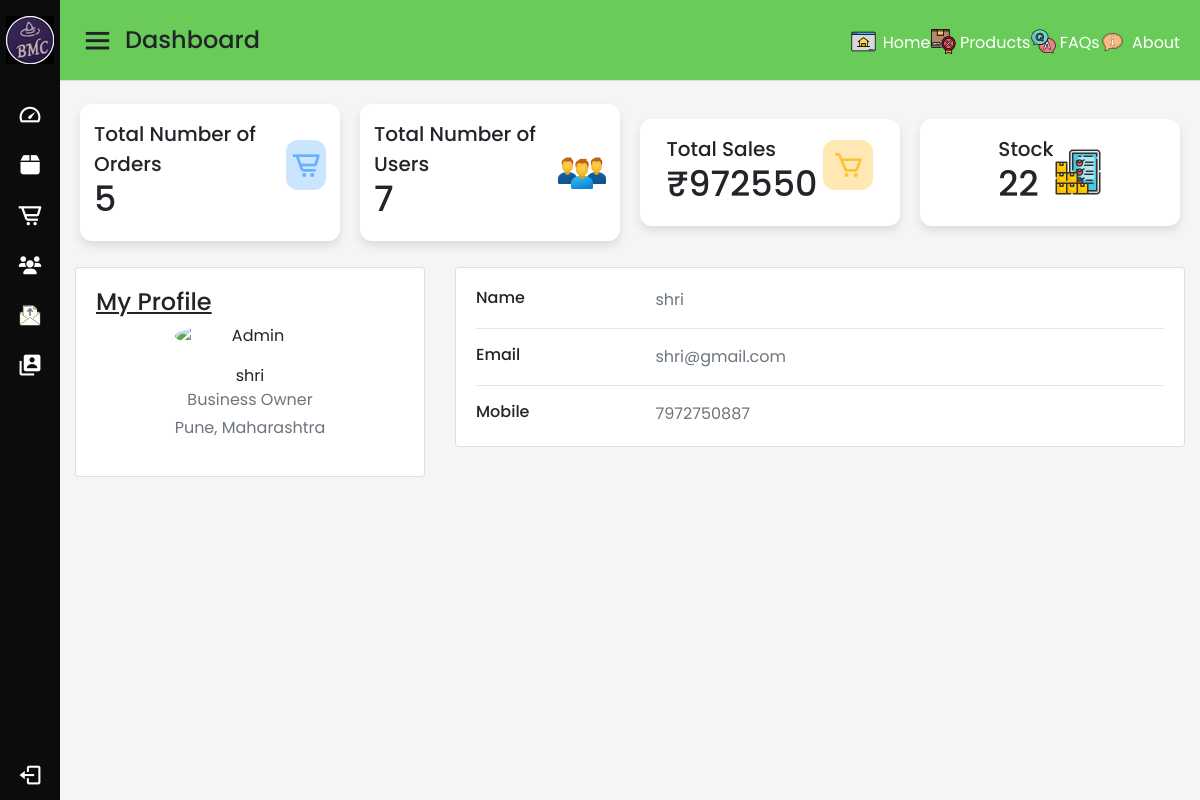
Page /hardwareClient.php (signed in) on the committed database.
### tables this page shows
CREATE TABLE `client` (
  `client_id` int(10) NOT NULL,
  `client_name` varchar(30) NOT NULL,
  `client_email` varchar(30) NOT NULL,
  `client_password` varchar(20) NOT NULL,
  `client_mobile` bigint(20) NOT NULL
);

### hardwareClient.php (the view, shortened to what this page needs)
<?php
include 'partials/dbconnect.php';
?>
<!DOCTYPE html>
<html lang="en" dir="ltr">
<head>
    <link rel="stylesheet" href="main.css">
    <link href='https://unpkg.com/boxicons@2.0.7/css/boxicons.min.css' rel='stylesheet'>
    <link rel="stylesheet" href="https://cdnjs.cloudflare.com/ajax/libs/font-awesome/6.0.0-beta2/css/all.min.css">
    <link rel="stylesheet" href="https://stackpath.bootstrapcdn.com/bootstrap/4.1.3/css/bootstrap.min.css"
>
</head>
<body>
    <?php require 'partials/clientsidebar.php' ?>
    <section class="home-section">
    <?php require 'partials/clientnav.php' ?>
        <div class="home-content">
      <div class="overview-boxes">
        <div class="box">
          <div class="right-side">
            <div class="box-topic">Total Number of Orders</div>
            <div class="number">
                <?php
                    $mysql = "SELECT order_id FROM orders ORDER BY order_id";
                    $result = mysqli_query($conn, $mysql);
                    $row = mysqli_num_rows($result);
                    echo $row;
                ?>
            </div>
          </div>
          <i class='bx bx-cart-alt cart'></i>
        </div>
        <div class="box">
          <div class="right-side">
            <div class="box-topic">Total Number of Users</div>
            <div class="number">
            <?php
                     $mysql = $mysql = "SELECT user_id FROM user ORDER BY user_id";
                     $result = mysqli_query($conn, $mysql);
                     $row = mysqli_num_rows($result);
                     echo $row;
                ?>
            </div>
          </div>
          <i><img src="project/images/totalcustomers.png" alt="customerpic"></i>
        </div>
        <div class="box">
          <div class="right-side">
            <div class="box-topic">Total Sales</div>
            <div class="number">
            <?php
                   $sql = "SELECT SUM(order_price) FROM orders";
                   $result = mysqli_query($conn, $sql);
                   $row = mysqli_fetch_array($result);
                   echo "₹" . $row[0];
            ?>
            </div>
          </div>
          <i class='bx bx-cart cart three' ></i>
        </div>
        <div class="box">
          <div class="right-side">
            <div class="box-topic">Stock</div>
            <div class="number">
            <?php
                   $sql = "SELECT SUM(quantity) FROM product";
                   $result = mysqli_query($conn, $sql);
                   $row = mysqli_fetch_array($result);
                   echo $row[0];
            ?>
            </div>
          </div>
          <i style="float: right;"><img src="project/images/totalstock.png" alt="totalstockpic"></i>
        </div>
      </div>
            <div class="row gutters-sm" style="margin-left: 0px; margin-right: 0px;">
                <div class="col-md-4 mb-3">
                    <div class="card">
                        <div class="card-body">
                            <h4 style="text-decoration: underline;">My Profile</h4>
                            <div class="d-flex flex-column align-items-center text-center">
                                <img src="https://visualpharm.com/assets/314/Admin-595b40b65ba036ed117d36fe.svg" alt="Admin" class="rounded-circle" width="150">
                                <div class="mt-3">
                                    <td><?php
                                $sql = "SELECT * FROM client";
                                $result = mysqli_query($conn, $sql);
                                if (mysqli_num_rows($result) > 0) {
                                    while ($row = mysqli_fetch_assoc($result)) {
                                        echo "<td>" .
                                            $row["client_name"] .
                                            "</td>";
                                    }
                                }
                                ?></td>
                                    <p class="text-secondary mb-1">Business Owner</p>
                                    <p class="text-muted font-size-sm">Pune, Maharashtra</p>
                                </div>
                            </div>
                        </div>
                    </div>
                </div>
                <div class="col-md-8">
                    <div class="card mb-3">
                        <div class="card-body">
                            <div class="row">
                                <div class="col-sm-3">
                                    <h6 class="mb-0">Name</h6>
                                </div>
                                <div class="col-sm-9 text-secondary">
                                <?php
                                $sql = "SELECT * FROM client";
                                $result = mysqli_query($conn, $sql);
                                if (mysqli_num_rows($result) > 0) {
                                    while ($row = mysqli_fetch_assoc($result)) {
                                        echo "<td>" .
                                            $row["client_name"] .
                                            "</td>";
                                    }
                                }
                                ?>
                                </div>
                            </div>
                            <hr>
                            <div class="row">
                                <div class="col-sm-3">
                                    <h6 class="mb-0">Email</h6>
                                </div>
                                <div class="col-sm-9 text-secondary">
                                <?php
                                $sql = "SELECT * FROM client";
                                $result = mysqli_query($conn, $sql);
                                if (mysqli_num_rows($result) > 0) {
                                    while ($row = mysqli_fetch_assoc($result)) {
                                        echo "<td>" .
                                            $row["client_email"] .
                                            "</td>";
                                    }
                                }
                                ?>
                                </div>
                            </div>
                            <hr>
                            <div class="row">
                                <div class="col-sm-3">
                                    <h6 class="mb-0">Mobile</h6>
                                </div>
                                <div class="col-sm-9 text-secondary">
                                <?php
                                $sql = "SELECT * FROM client";
                                $result = mysqli_query($conn, $sql);
                                if (mysqli_num_rows($result) > 0) {
                                    while ($row = mysqli_fetch_assoc($result)) {
                                        echo "<td>" .
                                            $row["client_mobile"] .
                                            "</td>";
                                    }
                                }
                                ?>
                                </div>
                            </div>
                        </div>
                    </div>
                </div>
            </div>
        </div>
    </section>
</body>
</html>

### main.css (style rules this page uses)
* { margin: 0; padding: 0; box-sizing: border-box; font-family: 'Poppins', sans-serif; }
.home-section { position: relative; background: #f5f5f5; min-height: 100vh; width: calc(100% - 240px); left: 240px; transition: all 0.5s ease; }
.home-section .home-content { position: relative; padding-top: 104px; }
.home-content .overview-boxes { display: flex; align-items: center; justify-content: space-between; flex-wrap: wrap; padding: 0 20px; margin-bottom: 26px; }
.overview-boxes .box { display: flex; align-items: center; justify-content: center; width: calc(100% / 4 - 15px); background: #fff; padding: 15px 14px; border-radius: 12px; box-shadow: 0 5px 10px rgba(0, 0, 0, 0.1); }
.overview-boxes .box-topic { font-size: 20px; font-weight: 500; }
.home-content .box .number { display: inline-block; font-size: 35px; margin-top: -6px; font-weight: 500; }
.home-content .box .cart { display: inline-block; font-size: 32px; height: 50px; width: 50px; background: #cce5ff; line-height: 50px; text-align: center; color: #66b0ff; border-radius: 12px; margin: -15px 0 0 6px; }
.home-content .box .cart.three { color: #ffc233; background: #ffe8b3; }
@media (max-width: 1240px) { .home-section { width: calc(100% - 60px); left: 60px; } }

### rows in the picture
client: client_name "shri", client_email "shri@gmail.com", client_mobile "7972750887"

### other values in the picture
$row "5"
$row "7"
$row[0] "972550"
$row[0] "22"
